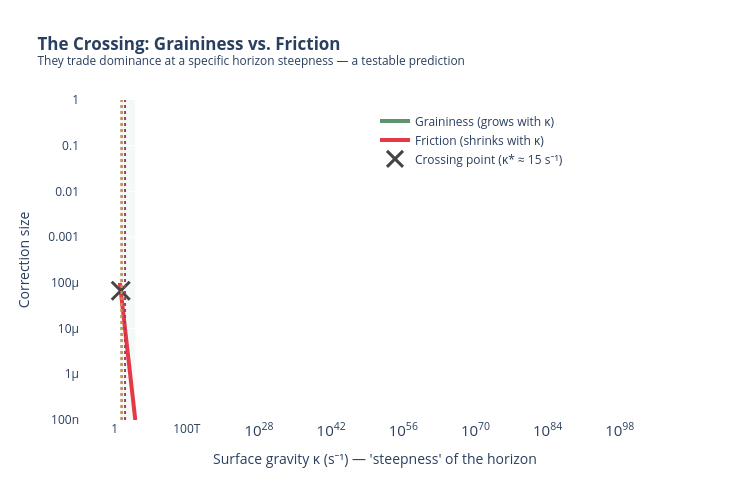

The notebook cell saved with this chart:
### Markdown cell above
## Part 5: A Testable Prediction

Here's something particularly elegant: the two corrections — graininess and friction — scale in **opposite directions** with the surface gravity $\kappa$ (the "steepness" of the sonic horizon):

- **Graininess** gets *worse* as $\kappa$ increases (steeper horizon → shorter wavelengths matter more → more dispersion)
- **Friction** gets *better* as $\kappa$ increases (steeper horizon → waves spend less time near the horizon → less time to lose energy)

This means they **cross** at some specific value of $\kappa$. Below the crossing, friction dominates. Above it, graininess dominates. Finding this crossing experimentally would be a clean confirmation of the theory.

### Code cell
# ── Figure 4: The crossing prediction ──
kappa_sweep = np.logspace(1, 4, 300)

# Rb-87 parameters
p_rb = experiments["Steinhauer (⁸⁷Rb)"]
xi_rb, cs_rb, D_rb = p_rb["xi"], p_rb["c_s"], p_rb["D"]
gamma_1_fixed = 1e-3  # s⁻¹

# Two curves from explicit formulas
# δ_disp = dispersive_correction(D) where D = κξ/c_s
D_sweep = kappa_sweep * xi_rb / cs_rb
disp_curve = dispersive_correction(D_sweep)
diss_curve = gamma_1_fixed / kappa_sweep  # δ_diss = γ₁/κ

# Crossing: κ³ = γ₁ · c_s² / ξ²
kappa_star = (gamma_1_fixed * cs_rb**2 / xi_rb**2) ** (1 / 3)
delta_star = gamma_1_fixed / kappa_star

fig4 = go.Figure()

fig4.add_trace(
    go.Scatter(
        x=kappa_sweep,
        y=disp_curve,
        mode="lines",
        name="Graininess (grows with κ)",
        line=dict(color="#5C946E", width=4),
    )
)
fig4.add_trace(
    go.Scatter(
        x=kappa_sweep,
        y=diss_curve,
        mode="lines",
        name="Friction (shrinks with κ)",
        line=dict(color="#E63946", width=4),
    )
)

# Crossing point
fig4.add_trace(
    go.Scatter(
        x=[kappa_star],
        y=[delta_star],
        mode="markers",
        marker=dict(size=18, color="black", symbol="x-thin", line=dict(width=3)),
        name=f"Crossing point (κ* ≈ {kappa_star:.0f} s⁻¹)",
    )
)

# Shade dominance regions
fig4.add_vrect(
    x0=10, x1=kappa_star, fillcolor="rgba(230,57,70,0.06)", layer="below", line_width=0
)
fig4.add_vrect(
    x0=kappa_star,
    x1=1e4,
    fillcolor="rgba(92,148,110,0.06)",
    layer="below",
    line_width=0,
)
fig4.add_annotation(
    x=np.sqrt(10 * kappa_star),
    y=2e-3,
    text="<b>Friction<br>dominates</b>",
    showarrow=False,
    font=dict(size=13, color="#E63946"),
)
fig4.add_annotation(
    x=np.sqrt(kappa_star * 1e4),
    y=2e-3,
    text="<b>Graininess<br>dominates</b>",
    showarrow=False,
    font=dict(size=13, color="#5C946E"),
)

# Experimental κ values
for nm, p in experiments.items():
    fig4.add_vline(x=p["kappa"], line=dict(color=p["color"], width=2, dash="dot"))
    fig4.add_annotation(
        x=p["kappa"],
        y=5e-1,
        text=p["label_short"],
        showarrow=False,
        font=dict(size=11, color=p["color"]),
        bgcolor="rgba(255,255,255,0.8)",
    )

fig4.update_xaxes(
    type="log", title_text="Surface gravity κ (s⁻¹) — 'steepness' of the horizon"
)
fig4.update_yaxes(type="log", title_text="Correction size", range=[-7, 0])
fig4.update_layout(
    height=500,
    width=750,
    plot_bgcolor="white",
    title="<b>The Crossing: Graininess vs. Friction</b><br><sup>They trade dominance at a specific horizon steepness — a testable prediction</sup>",
    legend=dict(x=0.5, y=0.98, bgcolor="rgba(255,255,255,0.9)"),
)
fig4.show()

### Figure 1 — Plotly figure (JSON) as saved in the notebook; plotly's stock layout.template omitted (floating-point values rounded to 4 significant figures; data arrays with more than 128 entries replaced by an {"elided": "..."} marker saying what was removed)
{"data": [{"line": {"color": "#5C946E", "width": 4}, "mode": "lines", "name": "Graininess (grows with κ)", "type": "scatter", "x": {"elided": "300 float values"}, "y": {"elided": "300 float values"}}, {"line": {"color": "#E63946", "width": 4}, "mode": "lines", "name": "Friction (shrinks with κ)", "type": "scatter", "x": {"elided": "300 float values"}, "y": {"elided": "300 float values"}}, {"marker": {"color": "black", "line": {"width": 3}, "size": 18, "symbol": "x-thin"}, "mode": "markers", "name": "Crossing point (κ* ≈ 15 s⁻¹)", "type": "scatter", "x": [14.87], "y": [6.726e-05]}], "layout": {"annotations": [{"font": {"color": "#E63946", "size": 13}, "showarrow": false, "text": "<b>Friction<br>dominates</b>", "x": 12.19, "y": 0.002}, {"font": {"color": "#5C946E", "size": 13}, "showarrow": false, "text": "<b>Graininess<br>dominates</b>", "x": 385.6, "y": 0.002}, {"bgcolor": "rgba(255,255,255,0.8)", "font": {"color": "#2E86AB", "size": 11}, "showarrow": false, "text": "Steinhauer", "x": 21.9, "y": 0.5}, {"bgcolor": "rgba(255,255,255,0.8)", "font": {"color": "#A23B72", "size": 11}, "showarrow": false, "text": "Heidelberg", "x": 101.9, "y": 0.5}, {"bgcolor": "rgba(255,255,255,0.8)", "font": {"color": "#F18F01", "size": 11}, "showarrow": false, "text": "Trento", "x": 21.41, "y": 0.5}], "height": 500, "legend": {"bgcolor": "rgba(255,255,255,0.9)", "x": 0.5, "y": 0.98}, "plot_bgcolor": "white", "shapes": [{"fillcolor": "rgba(230,57,70,0.06)", "layer": "below", "line": {"width": 0}, "type": "rect", "x0": 10, "x1": 14.87, "xref": "x", "y0": 0, "y1": 1, "yref": "y domain"}, {"fillcolor": "rgba(92,148,110,0.06)", "layer": "below", "line": {"width": 0}, "type": "rect", "x0": 14.87, "x1": 10000, "xref": "x", "y0": 0, "y1": 1, "yref": "y domain"}, {"line": {"color": "#2E86AB", "dash": "dot", "width": 2}, "type": "line", "x0": 21.9, "x1": 21.9, "xref": "x", "y0": 0, "y1": 1, "yref": "y domain"}, {"line": {"color": "#A23B72", "dash": "dot", "width": 2}, "type": "line", "x0": 101.9, "x1": 101.9, "xref": "x", "y0": 0, "y1": 1, "yref": "y domain"}, {"line": {"color": "#F18F01", "dash": "dot", "width": 2}, "type": "line", "x0": 21.41, "x1": 21.41, "xref": "x", "y0": 0, "y1": 1, "yref": "y domain"}], "title": {"text": "<b>The Crossing: Graininess vs. Friction</b><br><sup>They trade dominance at a specific horizon steepness — a testable prediction</sup>"}, "width": 750, "xaxis": {"title": {"text": "Surface gravity κ (s⁻¹) — 'steepness' of the horizon"}, "type": "log"}, "yaxis": {"range": [-7, 0], "title": {"text": "Correction size"}, "type": "log"}}}
